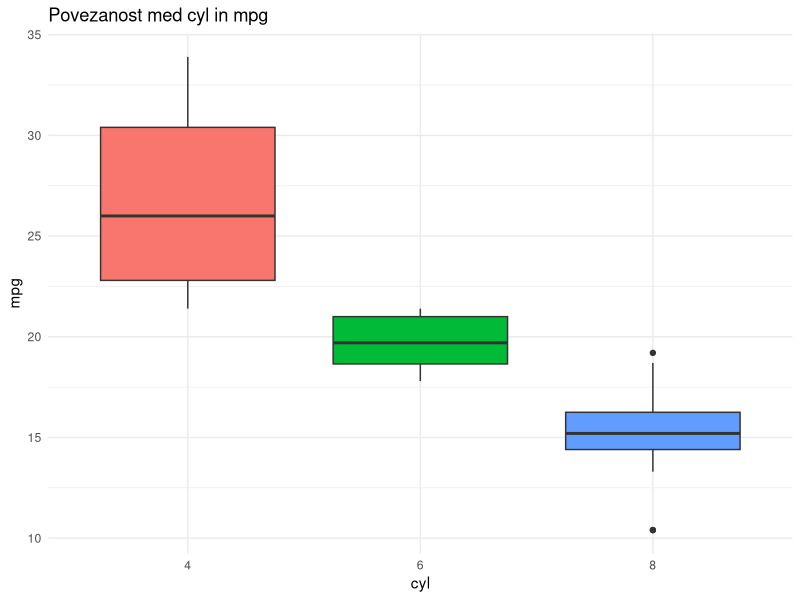
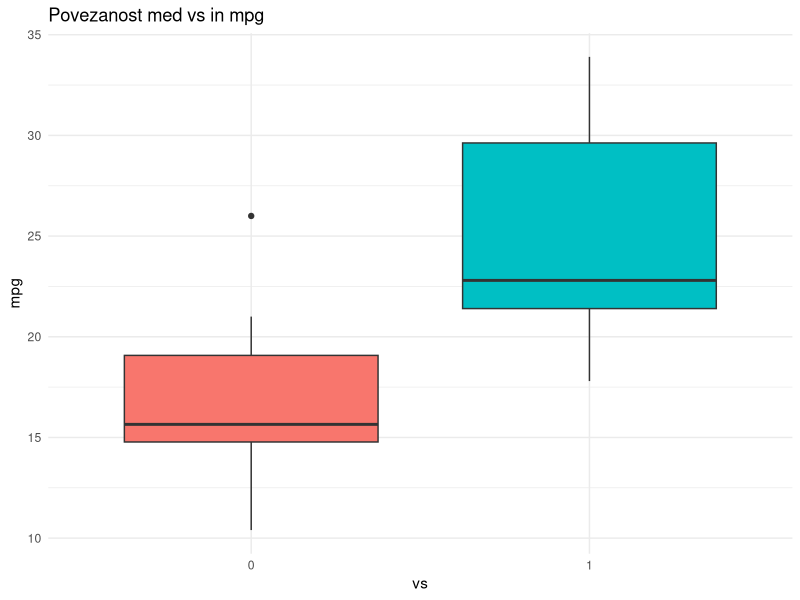
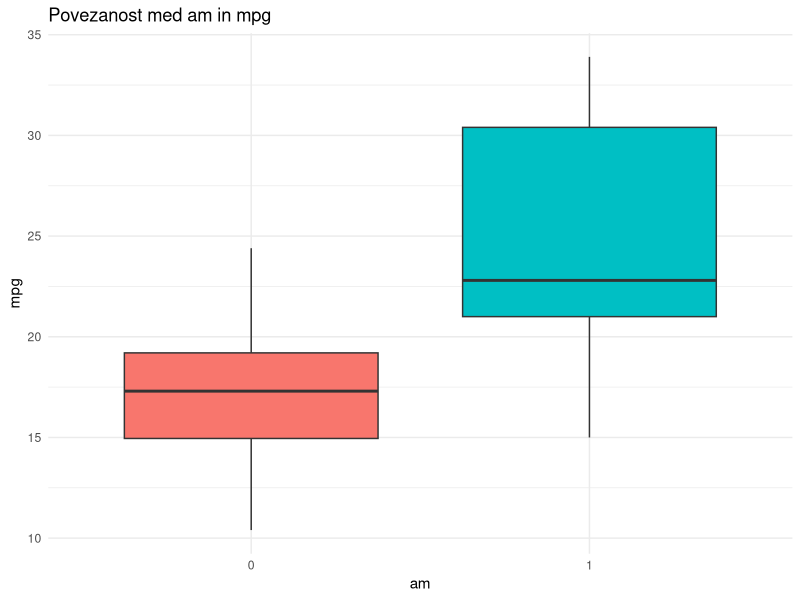
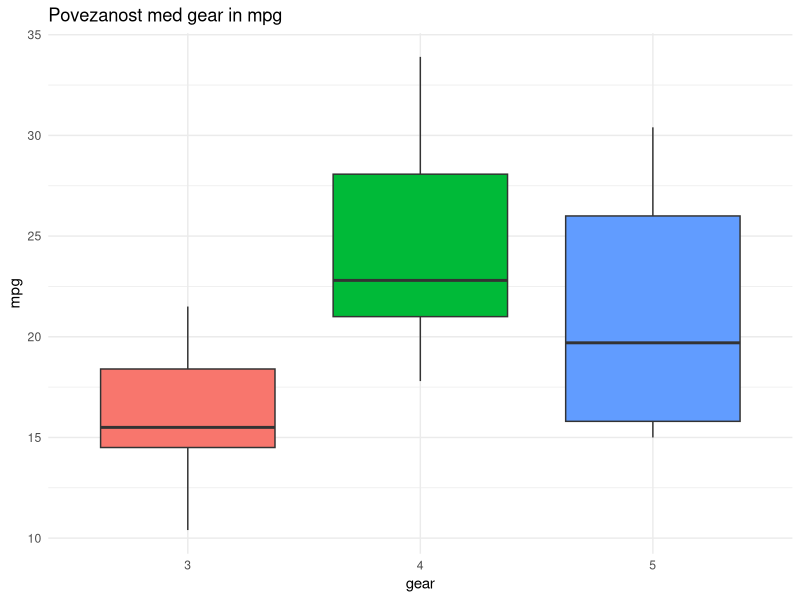
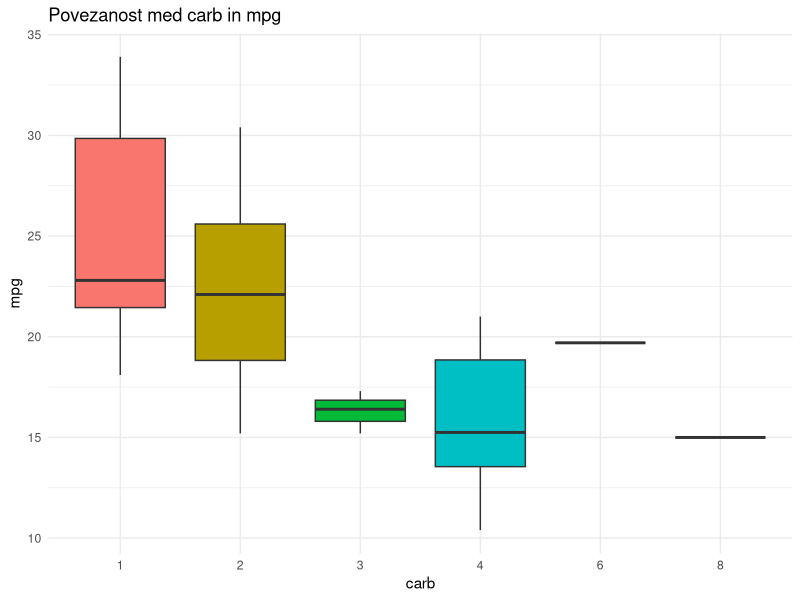
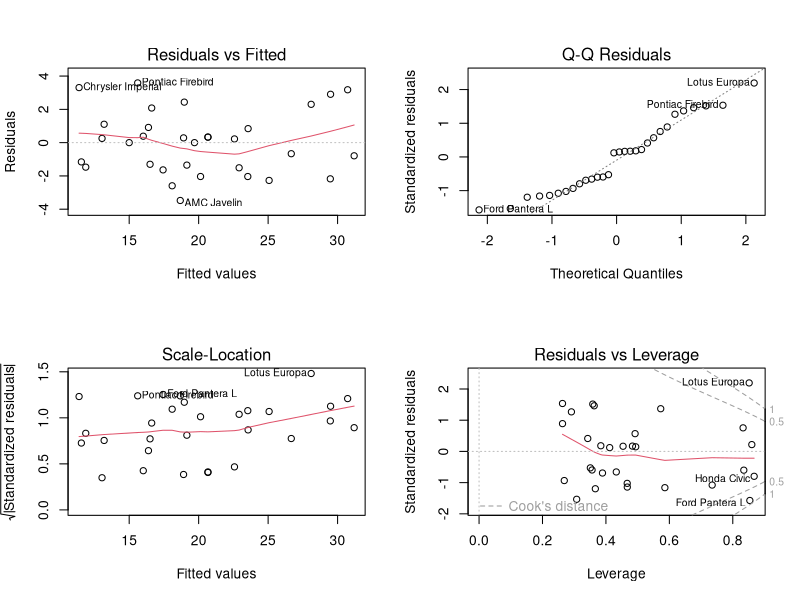
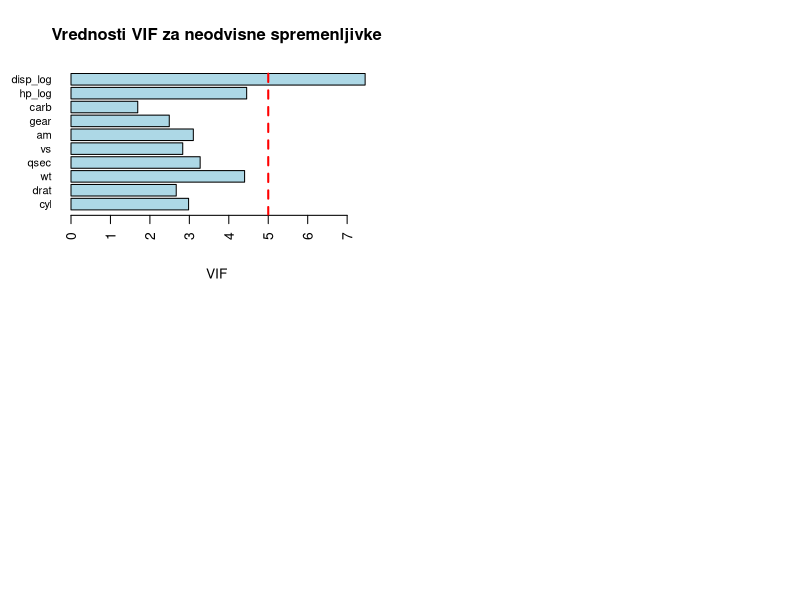
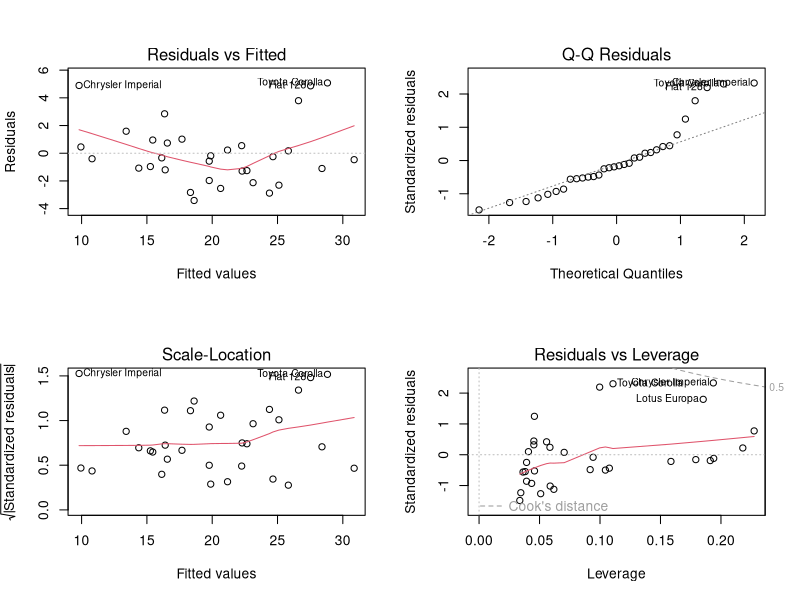

Write R code to recreate these figures, in order.
install.packages("ggplot2")
install.packages("gridExtra")
install.packages("MASS")
install.packages("car")
library(GGally)
library(corrplot)
library(car)
library(ggplot2)
library(gridExtra)
library(MASS) 


# Nalaganje podatkov
data(mtcars)

getwd()
write.csv(mtcars, file = "mtcars", row.names = FALSE)

# Pretvorba kategoričnih spremenljivk v faktorje
categorical_vars <- c("cyl", "vs", "am", "gear", "carb")
mtcars[categorical_vars] <- lapply(mtcars[categorical_vars], as.factor)

# pregled ali so normalno distributed
shapiro_results <- lapply(mtcars[, sapply(mtcars, is.numeric)], shapiro.test)

for (var in names(shapiro_results)) {
  cat("\nShapiro-Wilk test za spremenljivko:", var, "\n")
  print(shapiro_results[[var]])
}

# transformacija
mtcars$hp_log <- log(mtcars$hp)
mtcars$disp_log <- log(mtcars$disp)


# Shapiro-Wilk test za log-transformirani spremenljivki
shapiro_hp_log <- shapiro.test(mtcars$hp_log)
shapiro_disp_log <- shapiro.test(mtcars$disp_log)

mtcars <- mtcars[, !(colnames(mtcars) %in% c("disp", "hp"))]

names(mtcars)

# Prikaz rezultatov
cat("Shapiro-Wilk test za hp_log:\n")
print(shapiro_hp_log)

cat("\nShapiro-Wilk test za disp_log:\n")
print(shapiro_disp_log)

categorical_vars <- c("cyl", "vs", "am", "gear", "carb")

for (cat_var in categorical_vars) {
  plot <- ggplot(mtcars, aes(x = .data[[cat_var]], y = mpg, fill = .data[[cat_var]])) +
    geom_boxplot() +
    labs(title = paste("Povezanost med", cat_var, "in mpg"),
         x = cat_var,
         y = "mpg") +
    theme_minimal() +
    theme(legend.position = "none")

  # Prikaz posameznega grafa
  print(plot)

}

# Seznam binarnih spremenljivk
binary_vars <- c("vs", "am")

# Izvedba T-testa za binarne spremenljivke
for (var in binary_vars) {
  t_test <- t.test(mpg ~ mtcars[[var]], data = mtcars)
  cat("\nT-test za spremenljivko:", var, "\n")
  print(t_test)
}

# Seznam večnivojskih spremenljivk
multi_level_vars <- c("cyl", "gear", "carb")

# Izvedba ANOVA testa za večnivojske spremenljivke
for (var in multi_level_vars) {
  anova_model <- aov(mpg ~ mtcars[[var]], data = mtcars)
  cat("\nANOVA za spremenljivko:", var, "\n")
  print(summary(anova_model))
}

### MODEL Z VSEMI SPREMENLJIVKAMI

names(mtcars)
model <- lm(mpg ~ ., data = mtcars)
summary(model)
AIC(model)
par(mfrow = c(2, 2))
plot(model)

# MULTIKOLINEARNSOT
library(car)
vif_values <- vif(model)
print(vif_values)
barplot(vif_values[, 3],
        names.arg = rownames(model),
        horiz = TRUE,
        col = "lightblue",
        main = "Vrednosti VIF za neodvisne spremenljivke",
        xlab = "VIF",
        las = 2,         # Zavrtite imena osi Y za boljši prikaz
        cex.names = 0.8) # Pomanjšajte pisavo imen osi

# Dodajte mejne vrednosti za VIF
abline(v = 5, col = "red", lty = 2, lwd = 2)  # Meja VIF = 5
abline(v = 10, col = "darkred", lty = 2, lwd = 2)  # Visoka VIF = 10


# stepwise

model_step <- stepAIC(model, direction = "both", trace = FALSE)
summary(model_step)
AIC(model_step)

# opt
model_opt <- lm(mpg ~ wt + hp_log, data = mtcars)
summary(model_opt)
AIC(model_opt)


par(mfrow = c(2, 2))
plot(model_opt)




#linearnost
# Nastavitev grafične postavitve za dva grafa
par(mfrow = c(1, 2))

# Razsevni grafikon: mpg ~ wt
plot(mtcars$wt, mtcars$mpg,
     main = "mpg vs wt",
     xlab = "Teža vozila (wt)",
     ylab = "Poraba goriva (mpg)",
     pch = 19, col = "blue")
abline(lm(mpg ~ wt, data = mtcars), col = "red", lwd = 2)

# Razsevni grafikon: mpg ~ hp_log
plot(mtcars$hp_log, mtcars$mpg,
     main = "mpg vs hp_log",
     xlab = "Log-transformirana moč motorja (hp_log)",
     ylab = "Poraba goriva (mpg)",
     pch = 19, col = "blue")
abline(lm(mpg ~ hp_log, data = mtcars), col = "red", lwd = 2)

# Ponastavimo postavitev na eno samo grafično okno
par(mfrow = c(1, 1))

# normalna porazdelitev rezidualov
shapiro.test(resid(model_opt))


# Izvedba Non-constant Variance Score Test
ncvTest(model_opt)

# LOG MPG ZA RESIDUALS

mtcars$mpg_log <-log(mtcars$mpg)
mtcars$wt_log <- log(mtcars$wt)

shapiro_mpg_log <- shapiro.test(mtcars$mpg_log)
shapiro_wt_log <- shapiro.test(mtcars$wt_log)

names(mtcars)


# opt1
model_opt1 <- lm(mpg_log ~ wt_log + hp_log, data = mtcars)
summary(model_opt1)
AIC(model_opt1)


par(mfrow = c(2, 2))
plot(model_opt1)


shapiro.test(resid(model_opt1))

ncvTest(model_opt1)



confint(model_opt1, level = 0.95)


#linearnost
# Nastavitev grafične postavitve za dva grafa
par(mfrow = c(1, 2))

# Razsevni grafikon: log(mpg) ~ log(wt)
plot(mtcars$wt_log, mtcars$mpg_log,
     main = "Log(mpg) vs Log(wt)",
     xlab = "Log(Teža vozila) (log(wt))",
     ylab = "Log(Poraba goriva) (log(mpg))",
     pch = 19, col = "blue")
abline(lm(mpg_log ~ wt_log, data = mtcars), col = "red", lwd = 2)

# Razsevni grafikon: log(mpg) ~ log(hp)
plot(mtcars$hp_log, mtcars$mpg_log,
     main = "Log(mpg) vs Log(hp)",
     xlab = "Log(Moč motorja) (log(hp))",
     ylab = "Log(Poraba goriva) (log(mpg))",
     pch = 19, col = "blue")
abline(lm(mpg_log ~ hp_log, data = mtcars), col = "red", lwd = 2)

par(mfrow = c(1, 1))


# Graf 1: Vpliv log(wt) na log(mpg)
p1 <- ggplot(mtcars, aes(x = wt_log, y = mpg_log)) +
  geom_point(color = "blue") +
  geom_smooth(method = "lm", col = "red") +
  labs(title = "Vpliv log(wt) na log(mpg)",
       x = "Log(Teža vozila)",
       y = "Log(Poraba goriva)")

# Graf 2: Vpliv log(hp) na log(mpg)
p2 <- ggplot(mtcars, aes(x = hp_log, y = mpg_log)) +
  geom_point(color = "blue") +
  geom_smooth(method = "lm", col = "red") +
  labs(title = "Vpliv log(hp) na log(mpg)",
       x = "Log(Moč motorja)",
       y = "Log(Poraba goriva)")

grid.arrange(p1, p2, nrow = 2)

